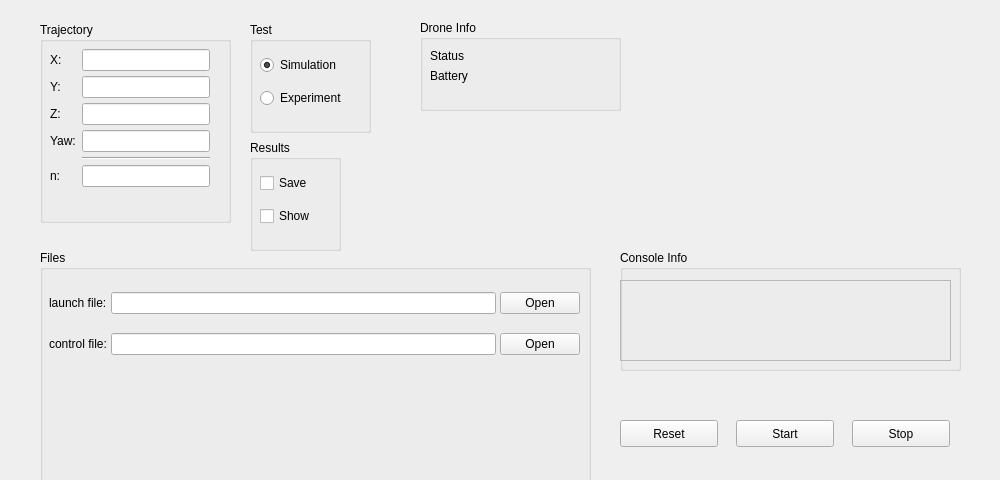
<?xml version="1.0" encoding="UTF-8"?>
<ui version="4.0">
 <class>Form</class>
 <widget class="QWidget" name="Form">
  <property name="enabled">
   <bool>true</bool>
  </property>
  <property name="geometry">
   <rect>
    <x>0</x>
    <y>0</y>
    <width>1000</width>
    <height>480</height>
   </rect>
  </property>
  <property name="windowTitle">
   <string>Form</string>
  </property>
  <widget class="QPushButton" name="btnStart">
   <property name="geometry">
    <rect>
     <x>736</x>
     <y>420</y>
     <width>98</width>
     <height>27</height>
    </rect>
   </property>
   <property name="text">
    <string>Start</string>
   </property>
  </widget>
  <widget class="QPushButton" name="btnStop">
   <property name="geometry">
    <rect>
     <x>852</x>
     <y>420</y>
     <width>98</width>
     <height>27</height>
    </rect>
   </property>
   <property name="text">
    <string>Stop</string>
   </property>
  </widget>
  <widget class="QGroupBox" name="groupBoxTrajectory">
   <property name="geometry">
    <rect>
     <x>40</x>
     <y>22</y>
     <width>191</width>
     <height>201</height>
    </rect>
   </property>
   <property name="title">
    <string>Trajectory</string>
   </property>
   <widget class="QWidget" name="formLayoutWidget">
    <property name="geometry">
     <rect>
      <x>10</x>
      <y>27</y>
      <width>160</width>
      <height>175</height>
     </rect>
    </property>
    <layout class="QFormLayout" name="formLayout">
     <property name="fieldGrowthPolicy">
      <enum>QFormLayout::AllNonFixedFieldsGrow</enum>
     </property>
     <property name="verticalSpacing">
      <number>5</number>
     </property>
     <item row="0" column="0">
      <widget class="QLabel" name="label_mx">
       <property name="text">
        <string>X:</string>
       </property>
      </widget>
     </item>
     <item row="0" column="1">
      <widget class="QLineEdit" name="lineEdit_mx"/>
     </item>
     <item row="1" column="0">
      <widget class="QLabel" name="label_my">
       <property name="text">
        <string>Y:</string>
       </property>
      </widget>
     </item>
     <item row="1" column="1">
      <widget class="QLineEdit" name="lineEdit_my"/>
     </item>
     <item row="2" column="0">
      <widget class="QLabel" name="label_mz">
       <property name="text">
        <string>Z:</string>
       </property>
      </widget>
     </item>
     <item row="2" column="1">
      <widget class="QLineEdit" name="lineEdit_mz"/>
     </item>
     <item row="4" column="1">
      <widget class="Line" name="line">
       <property name="orientation">
        <enum>Qt::Horizontal</enum>
       </property>
      </widget>
     </item>
     <item row="5" column="0">
      <widget class="QLabel" name="label_4">
       <property name="text">
        <string>n:</string>
       </property>
      </widget>
     </item>
     <item row="5" column="1">
      <widget class="QLineEdit" name="lineEdit_veces"/>
     </item>
     <item row="3" column="1">
      <widget class="QLineEdit" name="lineEdit_myaw"/>
     </item>
     <item row="3" column="0">
      <widget class="QLabel" name="label_mz_2">
       <property name="text">
        <string>Yaw:</string>
       </property>
      </widget>
     </item>
    </layout>
   </widget>
  </widget>
  <widget class="QGroupBox" name="groupBoxTest">
   <property name="geometry">
    <rect>
     <x>250</x>
     <y>22</y>
     <width>121</width>
     <height>111</height>
    </rect>
   </property>
   <property name="title">
    <string>Test</string>
   </property>
   <widget class="QWidget" name="verticalLayoutWidget">
    <property name="geometry">
     <rect>
      <x>10</x>
      <y>20</y>
      <width>111</width>
      <height>80</height>
     </rect>
    </property>
    <layout class="QVBoxLayout" name="verticalLayout">
     <property name="spacing">
      <number>0</number>
     </property>
     <item>
      <widget class="QRadioButton" name="radioButton_sim">
       <property name="text">
        <string>Simulation</string>
       </property>
       <property name="checked">
        <bool>true</bool>
       </property>
      </widget>
     </item>
     <item>
      <widget class="QRadioButton" name="radioButton_real">
       <property name="text">
        <string>Experiment</string>
       </property>
      </widget>
     </item>
    </layout>
   </widget>
  </widget>
  <widget class="QGroupBox" name="groupBoxFiles">
   <property name="geometry">
    <rect>
     <x>40</x>
     <y>250</y>
     <width>551</width>
     <height>251</height>
    </rect>
   </property>
   <property name="title">
    <string>Files</string>
   </property>
   <widget class="QWidget" name="gridLayoutWidget">
    <property name="geometry">
     <rect>
      <x>9</x>
      <y>29</y>
      <width>531</width>
      <height>91</height>
     </rect>
    </property>
    <layout class="QGridLayout" name="layout_files">
     <property name="horizontalSpacing">
      <number>4</number>
     </property>
     <item row="0" column="0">
      <widget class="QLabel" name="label_2">
       <property name="text">
        <string>launch file:</string>
       </property>
      </widget>
     </item>
     <item row="0" column="2">
      <widget class="QPushButton" name="btn_launch">
       <property name="text">
        <string>Open</string>
       </property>
      </widget>
     </item>
     <item row="0" column="1">
      <widget class="QLineEdit" name="lineEdit_launch"/>
     </item>
     <item row="1" column="2">
      <widget class="QPushButton" name="btn_control">
       <property name="text">
        <string>Open</string>
       </property>
      </widget>
     </item>
     <item row="1" column="1">
      <widget class="QLineEdit" name="lineEdit_control"/>
     </item>
     <item row="1" column="0">
      <widget class="QLabel" name="label_3">
       <property name="text">
        <string>control file:</string>
       </property>
      </widget>
     </item>
    </layout>
   </widget>
  </widget>
  <widget class="QGroupBox" name="groupBoxTest_2">
   <property name="geometry">
    <rect>
     <x>250</x>
     <y>140</y>
     <width>91</width>
     <height>111</height>
    </rect>
   </property>
   <property name="title">
    <string>Results</string>
   </property>
   <widget class="QWidget" name="verticalLayoutWidget_2">
    <property name="geometry">
     <rect>
      <x>10</x>
      <y>20</y>
      <width>71</width>
      <height>80</height>
     </rect>
    </property>
    <layout class="QVBoxLayout" name="verticalLayout_2">
     <property name="spacing">
      <number>0</number>
     </property>
     <item>
      <widget class="QCheckBox" name="checkBox_save">
       <property name="text">
        <string>Save</string>
       </property>
      </widget>
     </item>
     <item>
      <widget class="QCheckBox" name="checkBox_show">
       <property name="text">
        <string>Show</string>
       </property>
      </widget>
     </item>
    </layout>
   </widget>
  </widget>
  <widget class="QGroupBox" name="groupBox">
   <property name="geometry">
    <rect>
     <x>420</x>
     <y>20</y>
     <width>201</width>
     <height>91</height>
    </rect>
   </property>
   <property name="title">
    <string>Drone Info</string>
   </property>
   <widget class="QWidget" name="formLayoutWidget_2">
    <property name="geometry">
     <rect>
      <x>10</x>
      <y>29</y>
      <width>181</width>
      <height>51</height>
     </rect>
    </property>
    <layout class="QFormLayout" name="formLayout_2">
     <property name="fieldGrowthPolicy">
      <enum>QFormLayout::AllNonFixedFieldsGrow</enum>
     </property>
     <item row="0" column="0">
      <widget class="QLabel" name="label_5">
       <property name="text">
        <string>Status</string>
       </property>
      </widget>
     </item>
     <item row="0" column="1">
      <widget class="QLabel" name="label_status">
       <property name="text">
        <string/>
       </property>
      </widget>
     </item>
     <item row="1" column="0">
      <widget class="QLabel" name="label_8">
       <property name="text">
        <string>Battery</string>
       </property>
      </widget>
     </item>
     <item row="1" column="1">
      <widget class="QLabel" name="label_battery">
       <property name="text">
        <string/>
       </property>
      </widget>
     </item>
    </layout>
   </widget>
  </widget>
  <widget class="QGroupBox" name="groupBox_console">
   <property name="geometry">
    <rect>
     <x>620</x>
     <y>250</y>
     <width>341</width>
     <height>121</height>
    </rect>
   </property>
   <property name="title">
    <string>Console Info</string>
   </property>
   <widget class="QLabel" name="label_console">
    <property name="geometry">
     <rect>
      <x>0</x>
      <y>30</y>
      <width>331</width>
      <height>81</height>
     </rect>
    </property>
    <property name="frameShape">
     <enum>QFrame::StyledPanel</enum>
    </property>
    <property name="lineWidth">
     <number>2</number>
    </property>
    <property name="text">
     <string/>
    </property>
   </widget>
  </widget>
  <widget class="QPushButton" name="btnReset">
   <property name="geometry">
    <rect>
     <x>620</x>
     <y>420</y>
     <width>98</width>
     <height>27</height>
    </rect>
   </property>
   <property name="text">
    <string>Reset</string>
   </property>
  </widget>
 </widget>
 <resources/>
 <connections/>
</ui>
